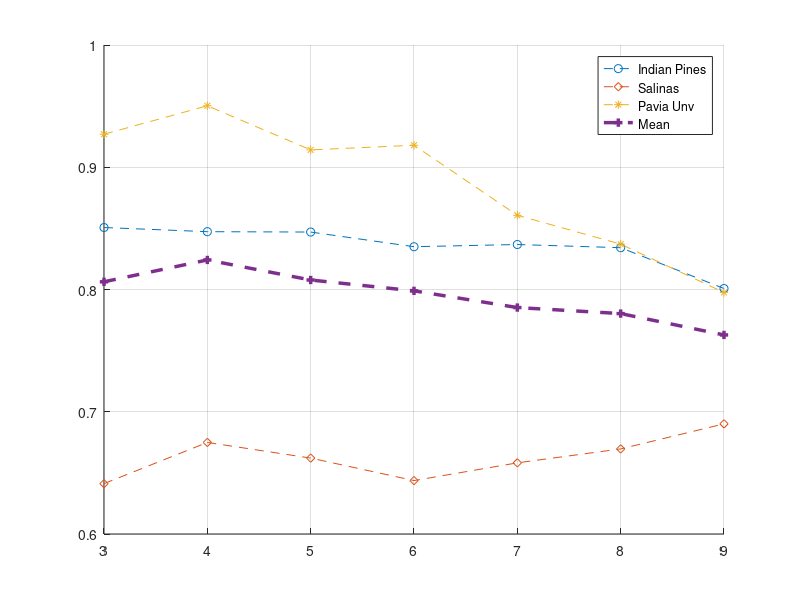

MATLAB code to generate this figure:
%Resultados para diferentes niveles de EEP
clear, clc, close all;
%%%%%%%%%%%%%%%%%%%%%%%%AUTOENCODER CONVOLUCIONAL APILADO%%%%%%%%%%%%%%%%%%%%%%%%%%%%%%%%% 
L = [3 4 5 6 7 8 9];

OA_ip = [0.8507  0.8473	 0.8470   0.8350   0.8368     0.8342  0.8008] ;
OA_sv = [0.6412  0.6749  0.6621   0.6437   0.6582     0.6696  0.6901];
OA_pu = [0.9270  0.9503  0.9142   0.9180   0.8607     0.8371  0.7976];
OA_mean = (OA_ip+OA_sv+OA_pu)/3;

figure;
hold on; grid on;
plot(L,OA_ip,'--o','lineWidth',0.5);
plot(L,OA_sv,'--d','lineWidth',0.5);
plot(L,OA_pu,'--*','lineWidth',0.5);
plot(L,OA_mean,'--+','lineWidth',2.5);
%axis([1 16 0.86 1.0]);
legend('Indian Pines','Salinas', 'Pavia Unv','Mean', 'Location','northEast');
